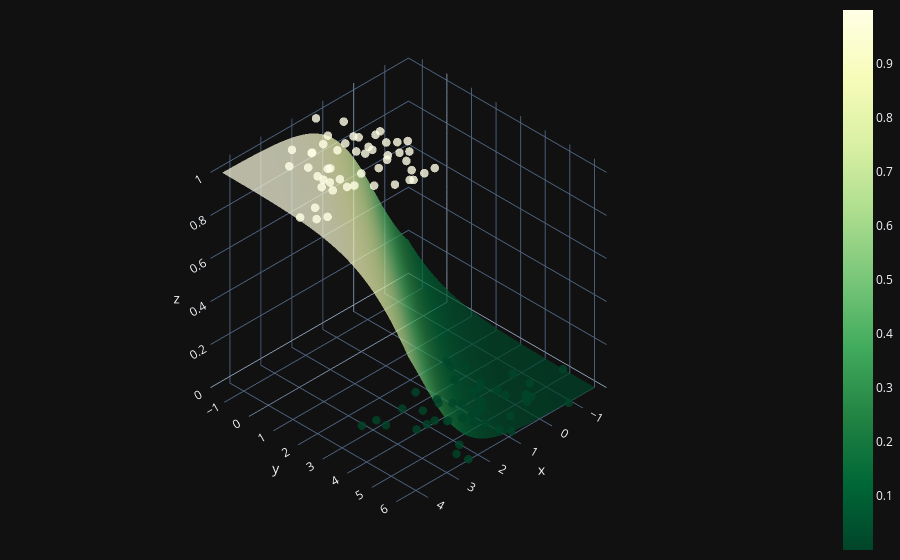

Here is the notebook cell this chart was saved with:
### Code cell
X0 = np.linspace(X[:,0].min(),X[:,0].max(),100)
X1 = np.linspace(X[:,1].min(),X[:,1].max(),100)
xx0,xx1 = np.meshgrid(X0,X1)
Z = W[0] * xx0 + W[1] * xx1 + b
A = 1 / (1 + np.exp(-Z))

fig = (go.Figure(data=[go.Surface(z=A,x=xx0,y=xx1,colorscale='YlGn',opacity = 0.7,reversescale=True)]))

fig.add_scatter3d(
    x = X[:,0].flatten(),
    y = X[:,1].flatten(),
    z = y.flatten(),
    mode='markers',
    marker=dict(
        size=5,
        color=y.flatten(),
        colorscale='YlGn',
        opacity = 0.8,
        reversescale=True
    ))

fig.update_layout(template="plotly_dark", margin=dict(l=0, r=0, b=0, t=0))
fig.layout.scene.camera.projection.type = "orthographic"
fig.show()

### Figure 1 — Plotly figure (JSON) as saved in the notebook; plotly's stock layout.template omitted (floating-point values rounded to 4 significant figures; data arrays with more than 128 entries replaced by an {"elided": "..."} marker saying what was removed)
{"data": [{"colorscale": [[0.0, "rgb(255,255,229)"], [0.125, "rgb(247,252,185)"], [0.25, "rgb(217,240,163)"], [0.375, "rgb(173,221,142)"], [0.5, "rgb(120,198,121)"], [0.625, "rgb(65,171,93)"], [0.75, "rgb(35,132,67)"], [0.875, "rgb(0,104,55)"], [1.0, "rgb(0,69,41)"]], "opacity": 0.7, "reversescale": true, "x": {"elided": "100x100 float values"}, "y": {"elided": "100x100 float values"}, "z": {"elided": "100x100 float values"}, "type": "surface"}, {"marker": {"color": [1, 1, 0, 0, 1, 0, 0, 1, 0, 1, 0, 1, 0, 0, 1, 1, 1, 0, 1, 1, 0, 0, 1, 0, 1, 0, 1, 0, 0, 1, 1, 0, 1, 1, 1, 0, 1, 1, 0, 1, 0, 0, 0, 0, 1, 1, 1, 1, 0, 0, 1, 1, 0, 0, 0, 0, 0, 1, 1, 1, 1, 0, 0, 1, 0, 1, 0, 0, 1, 0, 0, 1, 1, 0, 0, 0, 1, 1, 0, 0, 1, 0, 0, 0, 0, 0, 1, 0, 1, 1, 1, 1, 1, 1, 0, 0, 1, 1, 0, 1], "colorscale": [[0.0, "rgb(255,255,229)"], [0.125, "rgb(247,252,185)"], [0.25, "rgb(217,240,163)"], [0.375, "rgb(173,221,142)"], [0.5, "rgb(120,198,121)"], [0.625, "rgb(65,171,93)"], [0.75, "rgb(35,132,67)"], [0.875, "rgb(0,104,55)"], [1.0, "rgb(0,69,41)"]], "opacity": 0.8, "reversescale": true, "size": 5}, "mode": "markers", "x": [4.219, 0.9078, -0.2765, 0.08848, 3.243, 1.442, 1.022, 3.978, 0.5889, 1.252, 0.6284, 1.686, 1.185, 0.06897, 1.787, 4.438, 3.182, 0.3038, 0.7394, 1.285, 1.131, 0.6647, 1.316, -0.1889, 2.579, 0.8731, 1.311, 0.9868, 1.42, 2.354, 2.432, 1.043, 0.9509, 2.451, 1.62, 2.155, 1.381, 1.987, 2.116, 0.564, -0.07228, 2.509, -0.73, 1.379, 0.8821, 2.222, 2.016, 1.701, -0.6539, 0.5731, 1.957, 0.7624, 2.465, 1.333, 3.246, 1.103, 2.859, 1.6, 2.976, 2.68, 1.419, 1.926, -0.09448, 2.728, 1.12, 1.557, 0.1055, 2.844, 3.155, 1.841, 1.289, 1.642, 3.923, 1.705, 0.1631, 0.3419, 1.021, 2.669, 0.4666, 0.9481, 1.194, 1.154, -0.2942, 1.737, 0.4655, 0.0808, 3.003, 2.207, 1.361, 2.632, 2.827, 2.912, 1.142, 1.055, 2.47, -1.577, 1.412, 3.005, -0.6376, 0.8298], "y": [2.234, 0.4598, 5.081, 2.323, 1.215, 2.768, 4.117, 2.378, 4.001, 0.2081, 4.46, 0.6583, 5.28, 4.356, 1.7, 1.842, -0.1823, 3.944, 0.4361, 1.437, 4.682, 4.36, 2.441, 5.205, 0.7261, 4.714, 0.07123, 6.09, 4.637, 2.224, -0.2017, 4.606, 0.9498, -0.1954, 2.747, 4.124, 0.9295, 2.611, 3.069, 1.337, 2.884, 5.773, 6.255, 3.619, 2.841, 1.533, -0.2704, -0.4773, 4.767, 5.526, 0.2342, 1.165, 6.2, 5.01, 2.849, 4.706, 2.956, 0.9151, 1.216, -0.7044, 1.574, 4.152, 5.358, 1.305, 5.758, 2.827, 3.725, 3.327, 1.553, 3.562, 3.45, 0.1502, 1.804, 4.433, 2.578, 3.941, 1.579, 1.82, 3.866, 4.732, 2.808, 3.902, 5.273, 4.425, 3.123, 4.691, 0.7427, 5.506, 0.748, 0.6894, 1.721, 0.2466, 2.015, -0.6471, 4.099, 4.957, -1.326, 0.9852, 4.091, 1.742], "z": [1, 1, 0, 0, 1, 0, 0, 1, 0, 1, 0, 1, 0, 0, 1, 1, 1, 0, 1, 1, 0, 0, 1, 0, 1, 0, 1, 0, 0, 1, 1, 0, 1, 1, 1, 0, 1, 1, 0, 1, 0, 0, 0, 0, 1, 1, 1, 1, 0, 0, 1, 1, 0, 0, 0, 0, 0, 1, 1, 1, 1, 0, 0, 1, 0, 1, 0, 0, 1, 0, 0, 1, 1, 0, 0, 0, 1, 1, 0, 0, 1, 0, 0, 0, 0, 0, 1, 0, 1, 1, 1, 1, 1, 1, 0, 0, 1, 1, 0, 1], "type": "scatter3d"}], "layout": {"margin": {"l": 0, "r": 0, "b": 0, "t": 0}, "scene": {"camera": {"projection": {"type": "orthographic"}}}}}
